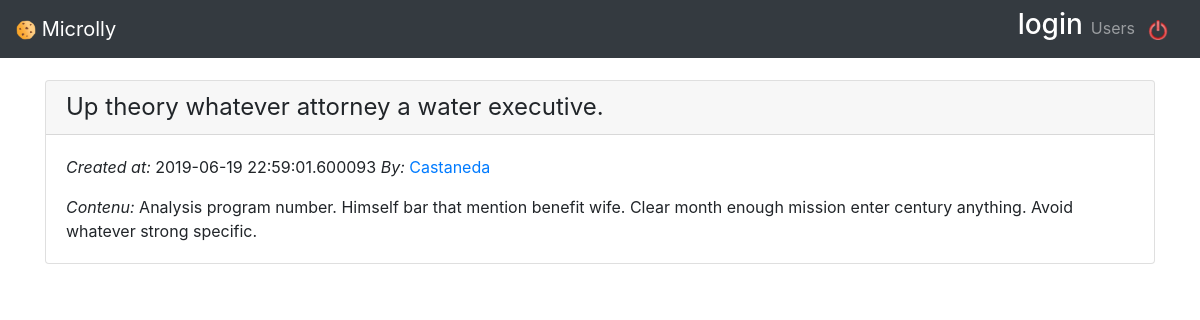
/publications/2 (signed in), run on the app's committed database.
### models.py (models this page shows)
class BaseModel(Model):
    class Meta:
        database = database

class User(BaseModel,UserMixin):
    username = CharField(max_length=20)
    password = CharField()
    first_name = CharField(max_length=20)
    last_name = CharField(max_length=20)
    email = CharField(max_length=20)
    created_at = DateTimeField(default=datetime.datetime.now)

class Publication(BaseModel):
    title = CharField(max_length=50)
    body = TextField()
    created_date = CharField(default=datetime.datetime.now)
    update_date = CharField(default=datetime.datetime.now)
    user_created = ForeignKeyField(User, backref="publications")

### app.py (the view)
@app.route('/publications/<int:id>')
@login_required
def publications_detail(id):
    publication = Publication.get(id)
    return render_template('publications/details.html', publication=publication)

### app.py (called while the page is built)
@login_manager.user_loader
def load_user(user_id):
    return User.get(user_id)

### templates/publications/details.html
{% extends 'base.html' %}
{% block body %}
<div class="card" >
    <div class="card-header">
        <h4 class="my-0 font-weight-normal">{{ publication.title }}</h4>
    </div>
    <div class="card-body">
        <p class="card-text">
            <em>Created at:</em> {{ publication.created_date }}
            <em>By:</em><a href="{{ url_for('publication', username=publication.user_created.username) }}"> {{publication.user_created.username}}</a>
        </p>
        <p class="card-text"><em>Contenu:</em> {{ publication.body }}</p>
    </div>
</div>
{% endblock %}

### templates/base.html (shortened to what this page needs)
<!DOCTYPE html>
<html>
<head>
    <link rel="stylesheet" href="https://stackpath.bootstrapcdn.com/bootstrap/4.3.1/css/bootstrap.min.css"
>
    <link rel="stylesheet" type="text/css" href="{{ url_for('static', filename='css/microlly.css') }}">
</head>
<body>
    <nav class="navbar navbar-expand-md navbar-dark bg-dark fixed-top">
        <a class="navbar-brand" href="{{ url_for('publication') }}">
            <img width="20px" height="20px" src="{{ url_for('static', filename='img/cookie.png') }}" />
            Microlly
        </a>
        <div class="navbar-collapse collapse w-100 order-3 dual-collapse2" id="navbarsExampleDefault">
            <ul class="navbar-nav ml-auto">
                {% if session['id'] %}
                <li>
                    <h3 style="color:white">{{ session['username'] }}</h3>
                </li>
                <li class="nav-item">
                    <a class="nav-link" href="{{ url_for('liste_users') }}">Users</a>
                </li>
                {% endif %}
                {% if session['id'] %}
                    <li>
                        <a class="navbar-brand delete" href="{{ url_for('logout') }}" style="margin-left: 5px"><img width="20px" height="20px" src="{{ url_for('static', filename='img/deconnexion.png') }}"/></a>
                    </li>
                {% endif %}
            </ul>
        </div>
    </nav>
    <main role="main" class="container ">
        {% block body %}{% endblock %}
    </main>
</body>
</html>

### templates/base.html (style rules this page uses)
body { padding-top: 5rem; }

### data on the page
User: username "login"
Publication: title "Up theory whatever attorney a water executive.", created_date "2019-06-19 22:59:01.600093", body "Analysis program number. Himself bar that mention benefit wife. Clear month enough mission enter century anything. Avoid whatever strong specific."
User: user_created.username "Castaneda"
